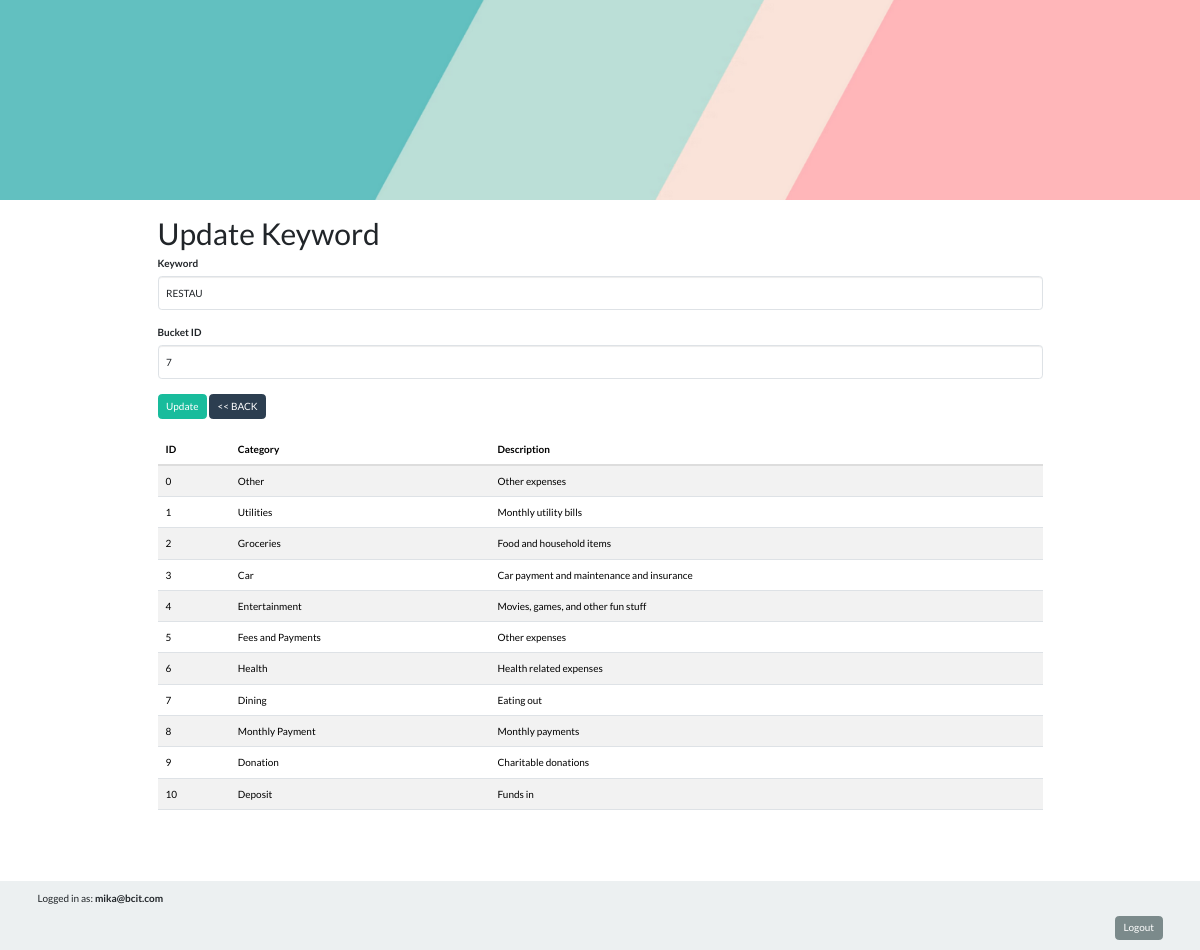
The page /actions/update/update_keyword.php?id=1 (signed in) on the database its author committed.
### tables this page shows
CREATE TABLE keywords (
          id INTEGER PRIMARY KEY AUTOINCREMENT,
          keyword VARCHAR(255) UNIQUE NOT NULL,
          bucket_id INTEGER NOT NULL,
          FOREIGN KEY (bucket_id) REFERENCES buckets(id)
      );

CREATE TABLE buckets (
                id INTEGER PRIMARY KEY AUTOINCREMENT,
                category TEXT NOT NULL,
                description TEXT NOT NULL
            );

### classes/Keyword.php (called while the page is built, shortened)
<?php
class Keyword
{
  public static function findById($keywordId)
  {
    $db = Database::getConnection();
    $stmt = $db->prepare('SELECT * FROM keywords WHERE id = ?');
    $stmt->bindValue(1, $keywordId, SQLITE3_INTEGER);
    $result = $stmt->execute();
    return $result->fetchArray(SQLITE3_ASSOC);
  }
}

### classes/Bucket.php (called while the page is built, shortened)
<?php
class Bucket
{
  public static function fetchAll()
  {
    $db = Database::getConnection();
    $result = $db->query('SELECT * FROM buckets');
    $buckets = [];
    while ($row = $result->fetchArray(SQLITE3_ASSOC)) {
      $buckets[] = $row;
    }
    return $buckets;
  }
}

### tables/buckets.php (the view, shortened to what this page needs)
<?php
function displayBuckets($readOnly = true)
{
  $buckets = Bucket::fetchAll();
  if (!empty($buckets)) {
    echo "<table width='100%' class='table table-striped'>";
    echo "<thead>";
    echo "<tr>";
    echo "<th>ID</th>";
    echo "<th>Category</th>";
    echo "<th>Description</th>";
    echo "</tr>";
    echo "</thead>";
    echo "<tbody>";
    foreach ($buckets as $bucket) {
      echo "<tr>";
      echo "<td>" . htmlspecialchars($bucket['id']) . "</td>";
      echo "<td>" . htmlspecialchars($bucket['category']) . "</td>";
      echo "<td>" . htmlspecialchars($bucket['description']) . "</td>";
      echo "</tr>";
    }
    echo "</tbody>";
    echo "</table>";
  } else {
    echo "<p>No bucket records found.</p>";
  }
}

### actions/update/update_keyword.php (shortened to what this page needs)
<?php
include("../../inc_header.php");
if (isset($_GET['id'])) {
  $keywordId = $_GET['id'];
  $keyword = Keyword::findById($keywordId);
  if ($keyword) {
?>
    <h1>Update Keyword</h1>
    <form action="update_keyword_process.php" method="post">
      <div class="form-group">
        <label for="Keyword" class="control-label">Keyword</label>
        <input type="text" class="form-control" name="Keyword" id="Keyword" value="<?php echo htmlspecialchars($keyword['keyword']); ?>" required>
      </div>
      <div class="form-group">
        <label for="Bucket_Id" class="control-label">Bucket ID</label>
        <input type="text" class="form-control" name="Bucket_Id" id="Bucket_Id" value="<?php echo htmlspecialchars($keyword['bucket_id']); ?>" required>
      </div>
      <div class="form-group">
        <input type="submit" value="Update" name="submit" class="btn btn-success">
        <a href="../../actions/admin/manage_keywords.php" class="btn btn-primary">&lt;&lt; BACK</a>
      </div>
      <?php
      include($_SERVER['DOCUMENT_ROOT'] . "/tables/buckets.php");
      displayBuckets();
      ?>
    </form>
<?php
  } else {
    echo "<p>Keyword with ID $bucketId not found.</p>";
  }
} else {
  echo "<p>No keyword ID provided.</p>";
}
include("../../inc_footer.php");
?>

### rows shown on the page
keywords: Keyword "RESTAU", Bucket_Id "7"
buckets: id "0", category "Other", description "Other expenses"
buckets: id "1", category "Utilities", description "Monthly utility bills"
buckets: id "2", category "Groceries", description "Food and household items"
buckets: id "3", category "Car", description "Car payment and maintenance and insurance"
buckets: id "4", category "Entertainment", description "Movies, games, and other fun stuff"
buckets: id "5", category "Fees and Payments", description "Other expenses"
buckets: id "6", category "Health", description "Health related expenses"
buckets: id "7", category "Dining", description "Eating out"
buckets: id "8", category "Monthly Payment", description "Monthly payments"
buckets: id "9", category "Donation", description "Charitable donations"
buckets: id "10", category "Deposit", description "Funds in"

### other values the page prints
$_SESSION['user_email'] "mika@bcit.com"
